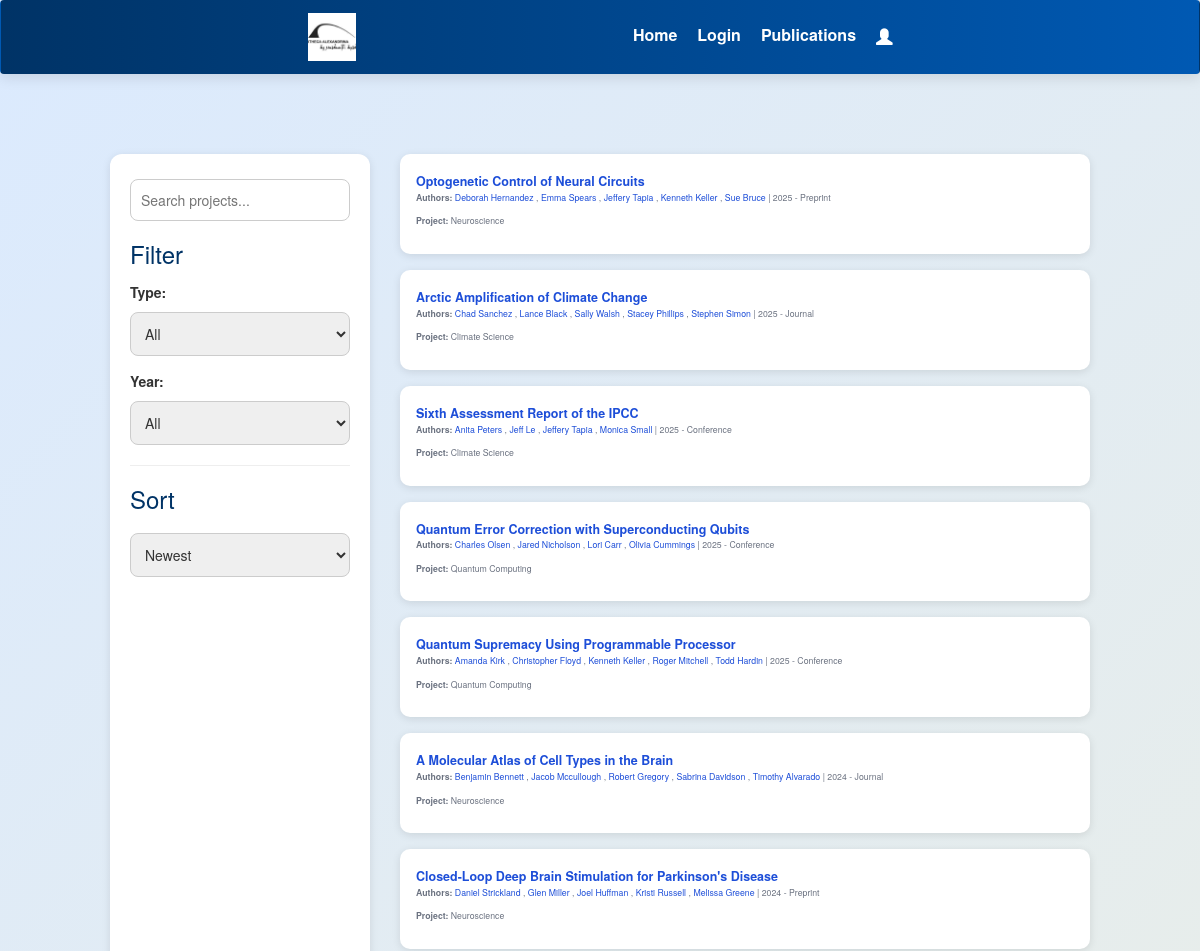
Page /publications/ (upper part) on the earlier database version.
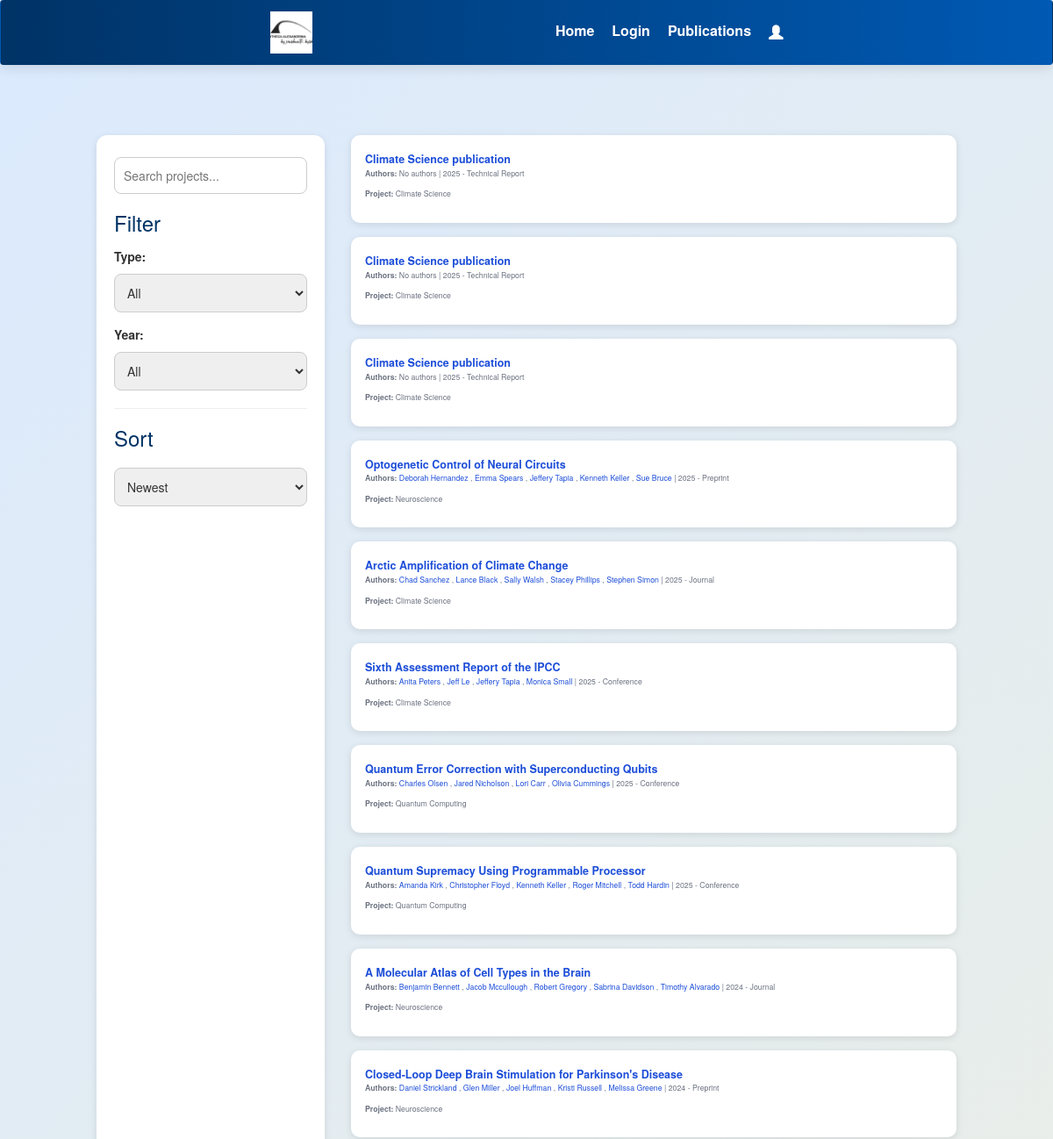
Same page on the later database version.
### projects/models.py (models this page shows, shortened)
class Publication(models.Model):
    project = models.ForeignKey(Project, on_delete=models.CASCADE, related_name='publications')
    title = models.CharField(max_length=200)
    primary_author = models.ForeignKey(Author, on_delete=models.CASCADE, related_name='primary_publications',null=True, blank=True)
    url = models.URLField(blank=True)
    year = models.PositiveIntegerField()
    file = models.FileField(upload_to='publications/files/', blank=True)
    image = models.ImageField(upload_to='publications/images/', blank=True)
    type = models.CharField(max_length=100, choices=PUBLICATION_TYPES)
    collaborators = models.ManyToManyField(Author, related_name='collaborated_publications', blank=True)
    uploaded_at = models.DateTimeField(auto_now_add=True)
    abstract = models.TextField(default="No abstract yet")
    email_sent = models.BooleanField(default=False)
    ai_processed = models.BooleanField(default=False)
    ai_confidence = models.FloatField(null=True, blank=True)
    def get_all_authors(self):
        authors = []
        if self.primary_author:
            authors.append(self.primary_author)
        authors.extend(self.collaborators.all())
        return authors
    def get_authors_display(self):
        authors = self.get_all_authors()
        if not authors:
            return "No authors"
        elif len(authors) == 1:
            return authors[0].name
        elif len(authors) == 2:
            return f"{authors[0].name} and {authors[1].name}"
        else:
            author_names = [author.name for author in authors[:-1]]
            return f"{', '.join(author_names)}, and {authors[-1].name}"

class Author(models.Model):
    name = models.CharField(max_length=200, unique=True, null=True, blank=True)
    email = models.EmailField()
    profile_picture = models.ImageField(upload_to='author_pics/', blank=True, null=True)
    email_notifications = models.BooleanField(default=True)
    research_interests = models.TextField(blank=True, help_text="Comma-separated research interests")
    institution = models.CharField(max_length=200, blank=True)
    department = models.CharField(max_length=200, blank=True)
    orcid_id = models.CharField(max_length=50, blank=True)
    created_at = models.DateTimeField(default=timezone.now)
    updated_at = models.DateTimeField(auto_now=True)
    class Meta:
        ordering = ['name']

class Project(models.Model):
    title = models.CharField(max_length=200)
    created = models.DateField()
    team = models.CharField(max_length=300)
    abstract = models.TextField(default="No abstract yet")
    duration = models.CharField(max_length=100)
    domain = models.CharField(max_length=100)
    scientific_case = models.TextField()
    keywords = models.TextField(blank=True, help_text="Comma-separated keywords for AI matching")
    STATUS_CHOICES = [
        ('active', 'Active'),
        ('completed', 'Completed'),
        ('on_hold', 'On Hold'),
        ('cancelled', 'Cancelled'),
    ]
    status = models.CharField(max_length=20, choices=STATUS_CHOICES, default='active')
    principal_investigator = models.CharField(max_length=200, blank=True)
    funding_source = models.CharField(max_length=200, blank=True)
    website = models.URLField(blank=True)
    created_at = models.DateTimeField(auto_now_add=True)
    updated_at = models.DateTimeField(auto_now=True)
    class Meta:
        ordering = ['-created']

### projects/views.py (the view)
# urls.py: path('publications/', views.publication_list, name='publication_list'),
def publication_list(request):
    publications = Publication.objects.all()
    search_query = request.GET.get('search', '').strip()
    selected_domain = request.GET.get('domain', '')
    selected_year = request.GET.get('year', '')
    selected_type = request.GET.get('type', '')   # Publication type filter
    selected_sort = request.GET.get('sort', 'newest')
    if search_query:
        publications = publications.filter(title__icontains=search_query)
    if selected_domain:
        publications = publications.filter(project__domain=selected_domain)
    if selected_year:
        try:
            year_int = int(selected_year)
            publications = publications.filter(year=year_int)
        except ValueError:
            pass  # Ignore filtering if year is not numeric
    if selected_type:
        publications = publications.filter(type=selected_type)
    if selected_sort == 'newest':
        publications = publications.order_by('-year', '-id')
    else:
        publications = publications.order_by('year', 'id')
    domains = Project.objects.values_list('domain', flat=True).distinct()
    years = Publication.objects.values_list('year', flat=True).distinct().order_by('-year')
    types = [choice[0] for choice in Publication._meta.get_field('type').choices]  # All publication types
    context = {
        'publications': publications,
        'search_query': search_query,
        'selected_domain': selected_domain,
        'selected_year': selected_year,
        'selected_type': selected_type,
        'selected_sort': selected_sort,
        'domains': domains,
        'years': years,
        'types': types,
    }
    return render(request, 'publications/publication_list.html', context)

### projects/templates/Publications/publication_list.html (shortened to what this page needs)
{% extends "base.html" %}
{% block content %}
<div class="container" style="display: flex; gap: 30px; max-width: 1200px; margin: 40px auto; padding: 0 20px;">
  <aside class="sidebar" style="width: 260px;">
    <form method="get" id="searchForm">
      <input type="text" name="search" id="searchInput" class="search-input"
             placeholder="Search projects..." value="{{ search_query }}"
             oninput="document.getElementById('searchForm').submit();" style="width: 100%; padding: 10px; border-radius: 8px; border: 1px solid #ccc;">
      <h3>Filter</h3>
      <label for="type">Type:</label>
      <select name="type" id="type" onchange="this.form.submit()" style="width: 100%; padding: 10px; border-radius: 8px; border: 1px solid #ccc;">
        <option value="">All</option>
      </select>
      <label for="year">Year:</label>
      <select name="year" id="year" onchange="this.form.submit()" style="width: 100%; padding: 10px; border-radius: 8px; border: 1px solid #ccc;">
        <option value="">All</option>
      </select>
      <hr style="margin: 20px 0;">
      <h3>Sort</h3>
      <select name="sort" onchange="this.form.submit()" style="width: 100%; padding: 10px; border-radius: 8px; border: 1px solid #ccc;">
        <option value="newest" {% if selected_sort == "newest" %}selected{% endif %}>Newest</option>
      </select>
    </form>
  </aside>
  <main style="flex-grow: 1;">
    <ul style="list-style: none; padding: 0; display: flex; flex-direction: column; gap: 16px;">
      {% for pub in publications %}
      <li style="background: white; padding: 16px; border-radius: 10px; box-shadow: 0 2px 8px rgba(0,0,0,0.1); transition: box-shadow 0.3s;">
        <a href="{% url 'publication_detail' pk=pub.pk %}" style="font-size: 1.25rem; font-weight: 600; color: #1d4ed8; text-decoration: none;">
          {{ pub.title }}
        </a>
        <p style="color: #6b7280; font-size: 0.875rem;">
          <strong>Authors:</strong>
          {% if pub.primary_author %}
            <a href="{% url 'author_profile' pub.primary_author.id %}" style="color: #1d4ed8; text-decoration: none;">{{ pub.primary_author.name }}</a>
            {% if pub.collaborators.all %}
              {% for collaborator in pub.collaborators.all %}
                , <a href="{% url 'author_profile' collaborator.id %}" style="color: #1d4ed8; text-decoration: none;">{{ collaborator.name }}</a>
              {% endfor %}
            {% endif %}
          {% else %}
            {{ pub.get_authors_display }}
          {% endif %}
          | {{ pub.year }} - {{ pub.type }}
        </p>
        <p style="color: #6b7280; font-size: 0.875rem; margin-top: 8px;">
          <strong>Project:</strong> {{ pub.project.title }}
        </p>
      </li>
      {% empty %}
      <li>No Publications until now</li>
      {% endfor %}
    </ul>
  </main>
</div>
{% endblock %}

Differences in the rows shown:
added Publication: title "Climate Science publication", authors "No authors", year "2025", type "Technical Report", project "Climate Science"
added Publication: title "Climate Science publication", authors "No authors", year "2025", type "Technical Report", project "Climate Science"
added Publication: title "Climate Science publication", authors "No authors", year "2025", type "Technical Report", project "Climate Science"
